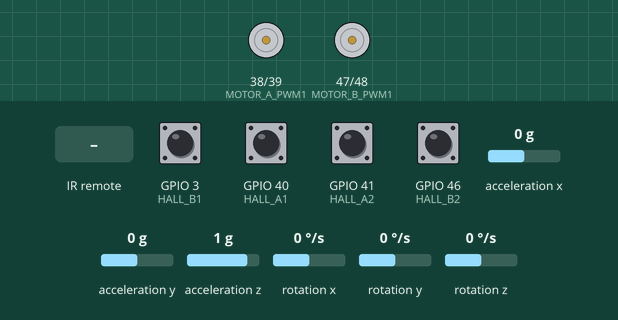
A program run on a simulated ESP32-S3. On the bench: motor-driver pin pairs drawn as motors (green arrow = first pin HIGH = forward, orange = second pin HIGH = backward, longer = more drive). The inputs (shaded band) are chosen by the test bench; at power-on: GPIO 3 (HALL_B1), GPIO 40 (HALL_A1), GPIO 41 (HALL_A2), GPIO 46 (HALL_B2) HIGH, acceleration x 0 g, acceleration y 0 g, acceleration z 1 g, rotation x 0 °/s, rotation y 0 °/s, rotation z 0 °/s. WiFi joins after 1.5 s; servers stay silent unless stated; what the program prints to the serial monitor is not drawn.

Above: at 3.2 s.
3.3 s: infrared code 0xFF10EF received
At 4.5 s:
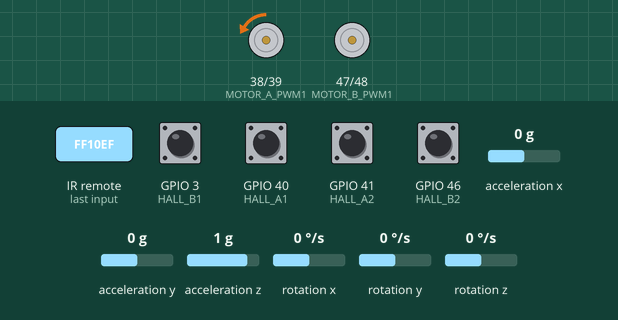
4.8 s: infrared code 0xFF5AA5 received
At 6.0 s:
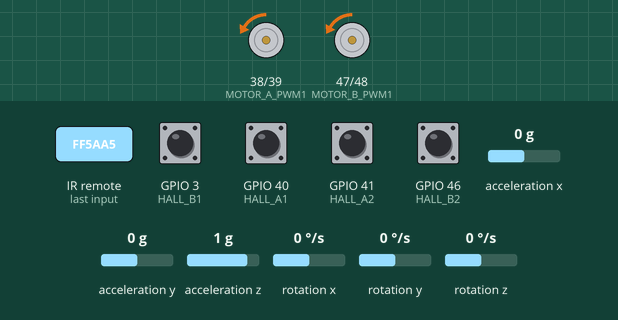
6.3 s: infrared code 0xFF30CF received
At 7.2 s:
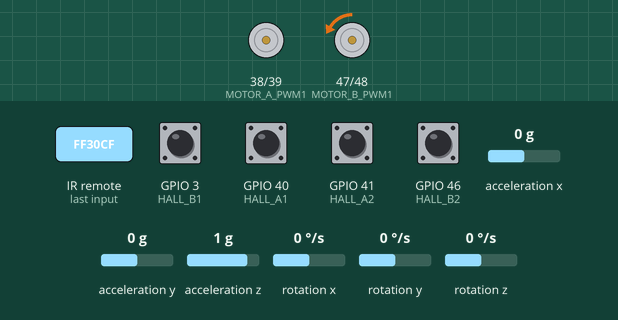
7.8 s: infrared code 0xFF6897 received
At 8.2 s:
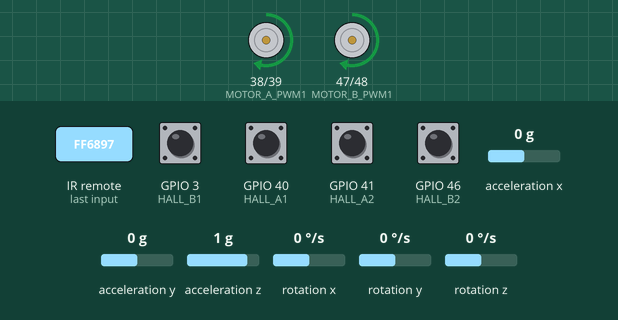
Timing chart, 0 to 10.3 s (numbered marks = the images above; inputs shaded):
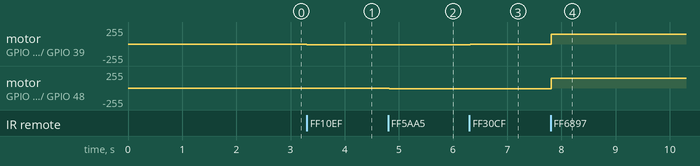

Measured:
- after the input at 3.3 s, motor on GPIO 38 (MOTOR_A_PWM1) / GPIO 39 (MOTOR_A_PWM2): stopped → backward 10/255 at once
- after the input at 4.8 s, motor on GPIO 47 (MOTOR_B_PWM1) / GPIO 48 (MOTOR_B_PWM2): stopped → backward 10/255 at once
- after the input at 6.3 s, motor on GPIO 38 (MOTOR_A_PWM1) / GPIO 39 (MOTOR_A_PWM2): backward 10/255 → stopped at once
- after the input at 7.8 s, motor on GPIO 38 (MOTOR_A_PWM1) / GPIO 39 (MOTOR_A_PWM2): stopped → forward 150/255 at once; motor on GPIO 47 (MOTOR_B_PWM1) / GPIO 48 (MOTOR_B_PWM2): backward 10/255 → forward 150/255 at once

The program:

main.cpp
```cpp
/**
 * V3.0 增加红外遥控、电机控制模块与霍尔传感器读取，与Wi-Fi、MPU6050模块集成
 *      需注意HALL传感器和MPU6050模块的采样率匹配
 * V2.0 代码重构版本
 * V1.1 加速度和陀螺仪经过dmp处理版本，可与原始版本进行对比
 * 采样率为200Hz，匹配dmp处理的数据
 * 上电就一直输出数据
 * 可Wifi通信连接Python上位机
 */

#include "config.h"
#include "MPU6050Handler.h"
#include "WiFiHandler.h"
#include "InfraredReceiver.h"
#include "MotorControl.h"
#include "Hall.h"

const char* ssid = WIFI_SSID; // 在config.h中定义
const char* password = WIFI_PASSWORD;
const IPAddress remoteIP(192, 168, 1, 101); // 上位机的 IP 地址
const int udpPort = 12345; // 上位机的 UDP 端口

// 全局变量
bool collectingData = false;

// 全局对象
MotorControl motorControl;
IRControl irControl(IR_RECV_PIN, &motorControl, &collectingData);
MPU6050Handler mpuHandler;
WiFiHandler wifiHandler;
Hall hall;

void setup() {
    Serial.begin(115200); // 初始化串口通信

    motorControl.init();
    irControl.init();
    mpuHandler.init();
    hall.init();
    wifiHandler.init(ssid, password, remoteIP, udpPort);
}

void loop() {

    // 四元数
    float qW = 1.0f, qX = 0.0f, qY = 0.0f, qZ = 0.0f;
    HallData hallData = hall.readData(); // 读取霍尔传感器数据
    MPUData mpuData = mpuHandler.readData();

    if (mpuData.valid) { // 检查数据是否有效

        // 如果正在采集数据，发送数据到上位机
        if (collectingData) {
            wifiHandler.sendData(mpuData.accelX, mpuData.accelY, mpuData.accelZ,
                mpuData.gyroX, mpuData.gyroY, mpuData.gyroZ,
                mpuData.qW, mpuData.qX, mpuData.qY, mpuData.qZ,
                hallData.motorASpeed, hallData.motorBSpeed,
                motorControl.getMotorAPWM(), motorControl.getMotorBPWM()
            );
        }

    } else {
        Serial.println("FIFO 数据不足！ ");
    }

    irControl.processCommand(); // 处理红外遥控命令

    delay(10); // 每 10ms 发送一次数据（对应 100Hz）

}
```

InfraredReceiver.h
```cpp
#ifndef INFRARED_RECEIVER_H
#define INFRARED_RECEIVER_H

#include <IRrecv.h>
#include <IRutils.h>
#include <IRremoteESP8266.h>
#include "MotorControl.h"

enum IRCommand {
    CMD_LEFT_NOTOR_DECREASE,
    CMD_LEFT_MOTOR_INCREASE,
    CMD_RIGHT_MOTOR_DECREASE,
    CMD_RIGHT_MOTOR_INCREASE,
    CMD_STOP,
    CMD_FORWARD,
    CMD_UNKNOWN
};

class IRControl {
private:
    IRrecv irrecv;
    decode_results results;
    MotorControl* motorControl;
    bool* collectingDataFlag;

public:
    IRControl(int pin, MotorControl* motor, bool* dataFlag);
    void init();
    bool processCommand();
    IRCommand decodeIRValue(uint64_t value);
    void executeCommand(IRCommand cmd);
};

#endif
```

MPU6050Handler.h
```cpp
#ifndef MPU6050HANDLER_H
#define MPU6050HANDLER_H

#include <MPU6050_6Axis_MotionApps20.h>

struct MPUData {
    float accelX, accelY, accelZ;
    float gyroX, gyroY, gyroZ;
    float qW, qX, qY, qZ; // 四元数
    unsigned long timestamp;
    bool valid; // 数据是否有效

    MPUData() : accelX(0), accelY(0), accelZ(0),
                gyroX(0), gyroY(0), gyroZ(0),
                qW(1), qX(0), qY(0), qZ(0),
                timestamp(0), valid(false) {}
};

class MPU6050Handler {
private:
    MPU6050 mpu;

public:
    MPU6050Handler();
    void init();
    MPUData readData();
};

#endif
```

MotorControl.h
```cpp
#ifndef MOTOR_CONTROL_H
#define MOTOR_CONTROL_H

#include <Arduino.h>

class MotorControl {
private:
    int motorAPWM;
    int motorBPWM;

public:
    MotorControl();
    void init();
    void setMotorPWM(int pwmA, int pwmB);
    void stopCar();
    void adjustMotorA(int increment);
    void adjustMotorB(int increment);
    void setForward(int pwm);
    int getMotorAPWM() const;
    int getMotorBPWM() const;

};

#endif
```

WiFiHandler.h
```cpp
#ifndef WIFIHANDLER_H
#define WIFIHANDLER_H

#include <WiFi.h>
#include <WiFiUdp.h>

class WiFiHandler {
public:
    void init(const char* ssid, const char* password, const IPAddress& remoteIP, int udpPort);

    // 发送加速度、角速度和四元数数据
    void sendData(float accelX, float accelY, float accelZ,
                  float gyroX, float gyroY, float gyroZ,
                  float q_w, float q_x, float q_y, float q_z);
    // 发送加速度和角速度数据
    void sendData(float accelX, float accelY, float accelZ,
                  float gtroX, float gyroY, float gyroZ);
    // 部署时，可发送全部数据，显示姿态
    void sendData(float accelX, float accelY, float accelZ,
                  float gyroX, float gyroY, float gyroZ,
                  float q_w, float q_x, float q_y, float q_z,
                  float motorASpeed, float motorBSpeed,
                  int pwmA, int pwmB);
    // 训练时，只需数据，无需四元数
    void sendData(float accelX, float accelY, float accelZ,
                  float gyroX, float gyroY, float gyroZ,
                  float motorASpeed, float motorBSpeed,
                  int pwmA, int pwmB);


private:
    WiFiUDP udp;
    IPAddress remoteIP;
    int udpPort;
};

#endif
```

InfraredReceiver_copy.cpp
```cpp
#include "InfraredReceiver.h"
#include "config.h"

IRControl::IRControl(int pin, MotorControl* motor, bool* dataFlag)
    : irrecv(pin), motorControl(motor), collectingDataFlag(dataFlag) {}

void IRControl::init() {
    irrecv.enableIRIn();
    Serial.println("IR 接收器已启动");
}

bool IRControl::processCommand() {
    if (irrecv.decode(&results)) {
        uint64_t value = results.value;
        Serial.printf("接收到的红外信号: 0x%llX\n", value);

        IRCommand cmd = decodeIRValue(value);
        executeCommand(cmd);

        irrecv.resume();  // 继续接收下一个信号
        return true;
    }
    return false;
}

IRCommand IRControl::decodeIRValue(uint64_t value) {
    switch (value) {
        case IR_LEFT_MOTOR_DECREASE:
            return CMD_LEFT_NOTOR_DECREASE;
        case IR_LEFT_MOTOR_INCREASE:
            return CMD_LEFT_MOTOR_INCREASE;
        case IR_RIGHT_MOTOR_DECREASE:
            return CMD_RIGHT_MOTOR_DECREASE;
        case IR_RIGHT_MOTOR_INCREASE:
            return CMD_RIGHT_MOTOR_INCREASE;
        case IR_STOP:
            return CMD_STOP;
        case IR_FORWARD:
            return CMD_FORWARD;
        default:
            return CMD_UNKNOWN;  // 未知指令
    }
}

void IRControl::executeCommand(IRCommand cmd) {
    switch (cmd) {
        case CMD_LEFT_NOTOR_DECREASE:
            *collectingDataFlag = true;
            motorControl->adjustMotorA(-pwmStep);
            break;
        case CMD_LEFT_MOTOR_INCREASE:
            *collectingDataFlag = true;
            motorControl->adjustMotorA(pwmStep);
            break;
        case CMD_RIGHT_MOTOR_DECREASE:
            *collectingDataFlag = true;
            motorControl->adjustMotorB(-pwmStep);
            break;
        case CMD_RIGHT_MOTOR_INCREASE:
            *collectingDataFlag = true;
            motorControl->adjustMotorB(pwmStep);
            break;
        case CMD_STOP:
            *collectingDataFlag = false;
            motorControl->stopCar();
            break;
        case CMD_FORWARD:
            *collectingDataFlag = true;
            motorControl->setForward(pwmForward);
            break;
        case CMD_UNKNOWN:
            Serial.println("未知指令"); // 便于拓展
            break;
        default:
            Serial.println("未知指令");
            break;
    }

}
```

InfraredReceiver.cpp
```cpp

```

MPU6050Handler.cpp
```cpp
#include "MPU6050Handler.h"
#include <Wire.h>
#include "config.h"

MPU6050Handler::MPU6050Handler() : mpu(MPU6050_DEFAULT_ADDRESS) {}

void MPU6050Handler::init() {
    Wire.begin(I2C_SDA, I2C_SCL); // 初始化I2C总线，SDA、SCL引脚
    mpu.initialize(); // 初始化MPU6050

	uint8_t devStatus = mpu.dmpInitialize(); // 初始化 DMP
    if (devStatus ==0) {
        mpu.setDMPEnabled(true); // 启用 DMP
    } else {
        Serial.println("DMP 初始化失败! ");
        while (1);
    }

    // 配置 MPU6050 的参数
    mpu.setRate(39);         // 设置采样率为200Hz，匹配dmp处理速度
    mpu.setFullScaleGyroRange(MPU6050_GYRO_FS_250); // 设置陀螺仪量程为±250度/秒
    mpu.setFullScaleAccelRange(MPU6050_ACCEL_FS_2); // 设置加速度量程为±2g

}

MPUData MPU6050Handler::readData() {
    MPUData data;

    uint16_t fifoCount = mpu.getFIFOCount(); // 获取 FIFO 缓冲区的字节数

    if (fifoCount >= mpu.dmpGetFIFOPacketSize()) { // 检查FIFO 缓冲区是否有一个完整数据包
        // 读取数据并设置 valid = true
        data.valid = true;

        uint8_t fifoBuffer[64];
        mpu.getFIFOBytes(fifoBuffer, mpu.dmpGetFIFOPacketSize());

        Quaternion q;
        VectorInt16 accel,gyro;

        mpu.dmpGetQuaternion(&q, fifoBuffer);
        mpu.dmpGetAccel(&accel, fifoBuffer);
        mpu.dmpGetGyro(&gyro, fifoBuffer);

        // 将数据转换为标准单位
        data.accelX = accel.x / 16384.0f; // 加速度计数据（单位：g）
        data.accelY = accel.y / 16384.0f;
        data.accelZ = accel.z / 16384.0f;
        data.gyroX = gyro.x / 131.0f;    // 陀螺仪数据（单位：°/s）
        data.gyroY = gyro.y / 131.0f;
        data.gyroZ = gyro.z / 131.0f;

        // 提取四元数分量
        data.qW = q.w;
        data.qX = q.x;
        data.qY = q.y;
        data.qZ = q.z;

        return data;
    }
    data.valid = false;
    return data; // 没有足够的数据包
}
```

MotorControl_copy.cpp
```cpp
#include "MotorControl.h"
#include "config.h"

MotorControl::MotorControl() : motorAPWM(0), motorBPWM(0) {}

void MotorControl::init() {
    pinMode(MOTOR_A_PWM1, OUTPUT);
    pinMode(MOTOR_A_PWM2, OUTPUT);
    pinMode(MOTOR_B_PWM1, OUTPUT);
    pinMode(MOTOR_B_PWM2, OUTPUT);
}

void MotorControl::setMotorPWM(int pwmA, int pwmB) {
    motorAPWM = pwmA;
    motorBPWM = pwmB;

    if (pwmA >= 0) {
        analogWrite(MOTOR_A_PWM1, pwmA);
        analogWrite(MOTOR_A_PWM2, 0);
    } else {
        analogWrite(MOTOR_A_PWM1, 0);
        analogWrite(MOTOR_A_PWM2, -pwmA);
    }

    if (pwmB >= 0) {
        analogWrite(MOTOR_B_PWM1, pwmB);
        analogWrite(MOTOR_B_PWM2, 0);
    } else {
        analogWrite(MOTOR_B_PWM1, 0);
        analogWrite(MOTOR_B_PWM2, -pwmB);
    }
}

void MotorControl::stopCar() {
    setMotorPWM(0, 0);
}

void MotorControl::adjustMotorA(int increment) {
    motorAPWM += increment;
    setMotorPWM(motorAPWM, motorBPWM);
}

void MotorControl::adjustMotorB(int increment) {
    motorBPWM += increment;
    setMotorPWM(motorAPWM, motorBPWM);
}

void MotorControl::setForward(int pwm) {
    motorAPWM = pwm;
    motorBPWM = pwm;
    setMotorPWM(motorAPWM, motorBPWM);
}

int MotorControl::getMotorAPWM() const {
    return motorAPWM;
}

int MotorControl::getMotorBPWM() const {
    return motorBPWM;
}
```

WiFiHandler.cpp
```cpp
#include "WiFiHandler.h"

void WiFiHandler::init(const char* ssid, const char* password, const IPAddress& remoteIP, int udpPort) {
    this->udpPort = udpPort;
    this->remoteIP = remoteIP;
    WiFi.begin(ssid, password);

    while (WiFi.status() != WL_CONNECTED) {
        delay(500);
        Serial.print(".");
    }
    Serial.println("\nWiFi 连接成功");

    udp.begin(udpPort);
}

/**
 * @brief 发送数据到上位机
 * @param accelX 加速度 X 轴数据
 * @param accelY 加速度 Y 轴数据
 * @param accelZ 加速度 Z 轴数据
 * @param gyroX 陀螺仪 X 轴数据
 * @param gyroY 陀螺仪 Y 轴数据
 * @param gyroZ 陀螺仪 Z 轴数据
 * @param q_w 四元数 w 分量
 * @param q_x 四元数 x 分量
 * @param q_y 四元数 y 分量
 * @param q_z 四元数 z 分量
 */
void WiFiHandler::sendData(float accelX, float accelY, float accelZ,
                      float gyroX, float gyroY, float gyroZ,
                      float q_w, float q_x, float q_y, float q_z) {
    char buffer[256];
    snprintf(buffer, sizeof(buffer), "%ld,%f,%f,%f,%f,%f,%f,%f,%f,%f,%f",
                millis(), accelX, accelY, accelZ, gyroX, gyroY, gyroZ, q_w, q_x, q_y, q_z);
    udp.beginPacket(remoteIP, udpPort);
    udp.print(buffer);
    udp.endPacket();
}

void WiFiHandler::sendData(float accelX, float accelY, float accelZ,
                      float gyroX, float gyroY, float gyroZ) {
    char buffer[256];
    snprintf(buffer, sizeof(buffer), "%ld,%f,%f,%f,%f,%f,%f",
    millis(), accelX, accelY, accelZ, gyroX, gyroY, gyroZ);
    udp.beginPacket(remoteIP, udpPort);
    udp.print(buffer);
    udp.endPacket();
}

void WiFiHandler::sendData(float accelX, float accelY, float accelZ,
                      float gyroX, float gyroY, float gyroZ,
                      float q_w, float q_x, float q_y, float q_z,
                      float motorASpeed, float motorBSpeed,
                      int pwmA, int pwmB) {
    char buffer[256];
    snprintf(buffer, sizeof(buffer),"%ld,%f,%f,%f,%f,%f,%f,%f,%f,%f,%f,%f,%f,%d,%d",
                millis(), accelX, accelY, accelZ, gyroX, gyroY, gyroZ, q_w, q_x, q_y, q_z, motorASpeed, motorBSpeed, pwmA, pwmB);
    udp.beginPacket(remoteIP, udpPort);
    udp.print(buffer);
    udp.endPacket();
}

void WiFiHandler::sendData(float accelX, float accelY, float accelZ,
                      float gyroX, float gyroY, float gyroZ,
                      float motorASpeed, float motorBSpeed,
                      int pwmA, int pwmB) {
    char buffer[256];
    snprintf(buffer, sizeof(buffer),"%ld,%f,%f,%f,%f,%f,%f,%f,%f,%d,%d",
                millis(), accelX, accelY, accelZ, gyroX, gyroY, gyroZ, motorASpeed, motorBSpeed, pwmA, pwmB);
    udp.beginPacket(remoteIP, udpPort);
    udp.print(buffer);
    udp.endPacket();
}
```

config.h
```cpp
#ifndef CONFIG_H
#define CONFIG_H

#include <stdint.h>

// 引脚定义
#define IR_RECV_PIN 19 // 红外接收端口
#define MOTOR_A_PWM1 38
#define MOTOR_A_PWM2 39
#define MOTOR_B_PWM1 47
#define MOTOR_B_PWM2 48
#define HALL_A1 40
#define HALL_A2 41
#define HALL_B1 3
#define HALL_B2 46
#define MPU_INT_PIN 12 // MPU6050 中断引脚连接到 ESP32 的 IO12

// I2C 引脚
#define I2C_SDA 21
#define I2C_SCL 20

// WiFi配置 - 请在config.h中定义这些值
#ifndef WIFI_SSID
#define WIFI_SSID "your_SSID"  // 默认值，请修改为实际WiFi名称
#endif

#ifndef WIFI_PASSWORD
#define WIFI_PASSWORD "your_PASSWORD"  // 默认值，请修改为实际WiFi密码
#endif

// 电机控制参数
extern const int pwmStep; // 电机 PWM 步进值
extern const int pwmForward; // 电机前进 PWM 值

// Hall 传感器参数
extern const int pulsesPerRevolution;
extern const int gearRatio;

// 系统参数
extern const int hallUpdateInterval; // 霍尔传感器更新间隔（毫秒）

// 红外遥控指令码
constexpr uint64_t IR_LEFT_MOTOR_DECREASE = 0xFF10EF; // 4
constexpr uint64_t IR_LEFT_MOTOR_INCREASE = 0xFF30CF; // 1
constexpr uint64_t IR_RIGHT_MOTOR_DECREASE = 0xFF5AA5; // 6
constexpr uint64_t IR_RIGHT_MOTOR_INCREASE = 0xFF7A85; //3
constexpr uint64_t IR_STOP = 0xFFA25D;
constexpr uint64_t IR_FORWARD = 0xFF6897;

#endif
```

config.cpp
```cpp
#include "config.h"

// 电机控制参数
const int pwmStep = 10;
const int pwmForward = 150; // 前进时的 PWM 值

// Hall 传感器参数
const int pulsesPerRevolution = 7;
const int gearRatio = 10; // 齿轮比

// 系统参数
const int hallUpdateInterval = 10;
```

Hall.h
```cpp
#ifndef HALL_H
#define HALL_H

#include <Arduino.h>

struct HallData {
    float motorASpeed;
    float motorBSpeed;
    unsigned long timestamp;
};

class Hall {
private:
    volatile unsigned long hallA1Count;
    volatile unsigned long hallA2Count;
    volatile unsigned long hallB1Count;
    volatile unsigned long hallB2Count;

    unsigned long lastHallTime;

public:
    Hall();
    void init();
    HallData readData();
    void resetCounts();
    float calculateMotorSpeed(unsigned long pulseCount, unsigned long timeDiff);

    // 中断处理函数（需要声明为静态成员）
    static void IRAM_ATTR onHallA1Pulse();
    static void IRAM_ATTR onHallA2Pulse();
    static void IRAM_ATTR onHallB1Pulse();
    static void IRAM_ATTR onHallB2Pulse();

    // 设置中断标志的公共方法
    void incrementHallA1();
    void incrementHallA2();
    void incrementHallB1();
    void incrementHallB2();
};

// 全局传感器实例指针，用于中断回调
extern Hall* g_hall;

#endif
```

Hall.cpp
```cpp
#include "Hall.h"
#include "config.h"

// 全局霍尔传感器实例指针
Hall* g_hall = nullptr;

Hall::Hall() : hallA1Count(0), hallA2Count(0), hallB1Count(0), hallB2Count(0), lastHallTime(0) {
    g_hall = this;
}

void Hall::init() {
    // 配置 Hall 传感器引脚
    pinMode(HALL_A1, INPUT_PULLUP);
    pinMode(HALL_A2, INPUT_PULLUP);
    pinMode(HALL_B1, INPUT_PULLUP);
    pinMode(HALL_B2, INPUT_PULLUP);

    // 配置 Hall 传感器中断
    attachInterrupt(digitalPinToInterrupt(HALL_A1), onHallA1Pulse, RISING);
    attachInterrupt(digitalPinToInterrupt(HALL_A2), onHallA2Pulse, RISING);
    attachInterrupt(digitalPinToInterrupt(HALL_B1), onHallB1Pulse, RISING);
    attachInterrupt(digitalPinToInterrupt(HALL_B2), onHallB2Pulse, RISING);

}

HallData Hall::readData() {
    HallData data;

    unsigned long currentTime = millis();
    unsigned long timeDiff = currentTime - lastHallTime;

    // 每隔 hallUpdateInterval 毫秒计算一次电机角速度
    if (timeDiff >= hallUpdateInterval) {
        data.motorASpeed = calculateMotorSpeed(hallA1Count, timeDiff);
        data.motorBSpeed = calculateMotorSpeed(hallB1Count, timeDiff);
        resetCounts();
        lastHallTime = currentTime;
    } else {
        data.motorASpeed = 0;
        data.motorBSpeed = 0;
    }

    data.timestamp = currentTime;
    return data;
}

void Hall::resetCounts() {
    hallA1Count = 0;
    hallA2Count = 0;
    hallB1Count = 0;
    hallB2Count = 0;
}

float Hall::calculateMotorSpeed(unsigned long pulseCount, unsigned long timeDiff) {
    // if (timeDiff == 0) return 0.0f; // 防止除以零
    return pulseCount * (360.0 / pulsesPerRevolution / timeDiff * 1000 / gearRatio);
}

// 静态中断处理函数
void IRAM_ATTR Hall::onHallA1Pulse() {
    if (g_hall) {
        g_hall->incrementHallA1();
    }
}

void IRAM_ATTR Hall::onHallA2Pulse() {
    if (g_hall) {
        g_hall->incrementHallA2();
    }
}

void IRAM_ATTR Hall::onHallB1Pulse() {
    if (g_hall) {
        g_hall->incrementHallB1();
    }
}

void IRAM_ATTR Hall::onHallB2Pulse() {
    if (g_hall) {
        g_hall->incrementHallB2();
    }
}

// 公共方法用于设置中断标志
void Hall::incrementHallA1() {
    hallA1Count++;
}

void Hall::incrementHallA2() {
    hallA2Count++;
}

void Hall::incrementHallB1() {
    hallB1Count++;
}

void Hall::incrementHallB2() {
    hallB2Count++;
}
```
